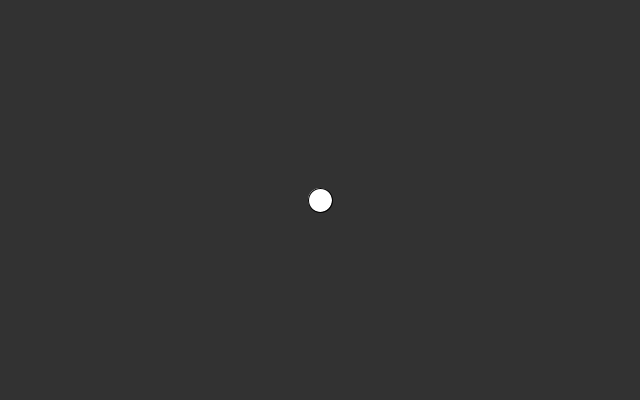
Frame 1 (no input)
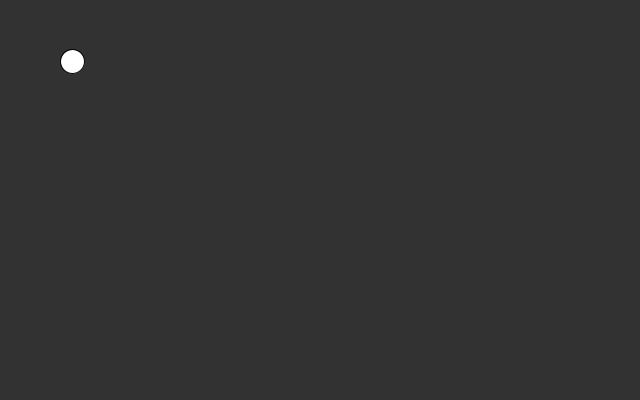
Frame 60 (the mouse pressed at the canvas centre just before this capture)
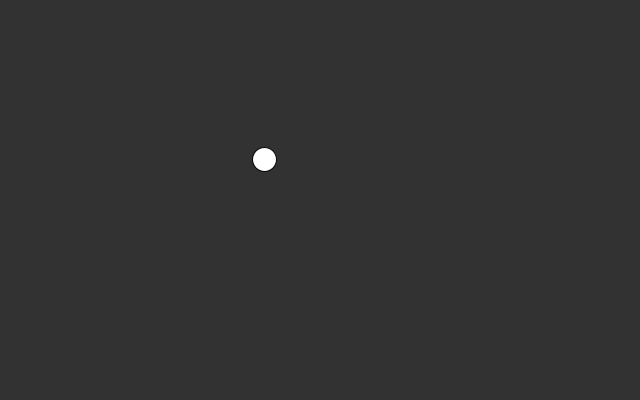
Frame 120 (the mouse held since frame 60 and released just before this capture)

The Processing sketch that drew these frames (run headless with seeded random() and noise(); from frame 60 on, the mouse is pressed at the canvas centre):

// Processing sketch: acceleration
// ── acceleration.pde
 maker m;

void setup(){
 size(640,400);
 m = new maker();
}

void draw(){
  background(50);
  m.display();
  m.move();  
  m.loc();
}

// ── maker.pde
class maker{
  PVector location;
    PVector ball;
    PVector acceleration;
  maker(){
    location = new PVector(width/2,height/2);
    ball = new PVector(0,2);
     acceleration = new PVector();
  }
  void display(){
    ellipse(location.x,location.y, 24,24);
  }
  void move(){
    PVector mouse = new PVector(mouseX,mouseY);
    mouse.sub(location);
    mouse.setMag(0.5);
    acceleration = mouse;
   ball.add(acceleration);
  location.add(ball);
  ball.limit(5);
  }
  void loc(){
  if(location.x > width) location.x = 0 ;
  if(location.x < 0) location.x = width ;
  if(location.y >height) location.y = 0 ;
  if(location.y < 0) location.y = height;
  }
  
}
